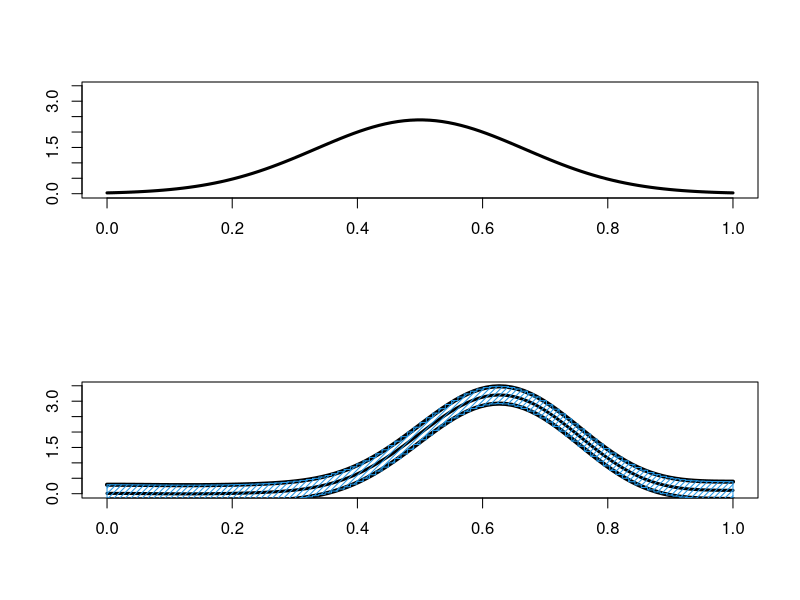
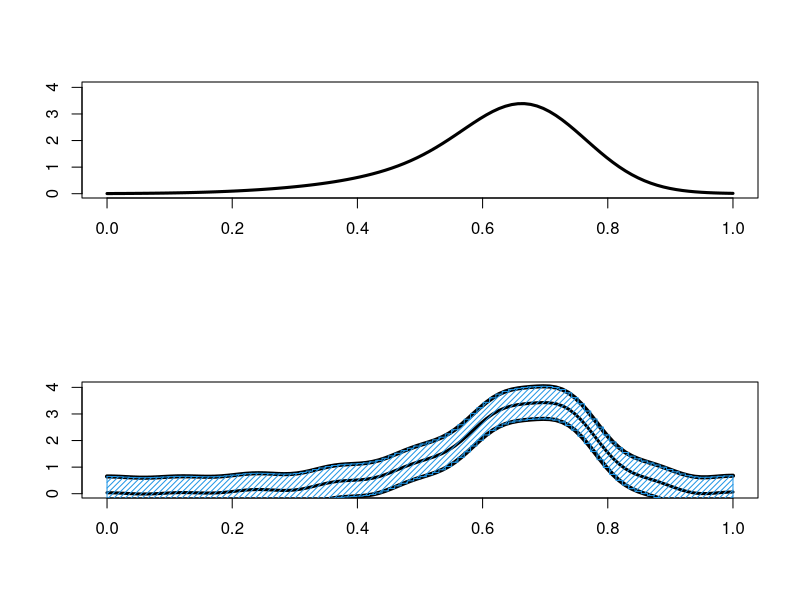
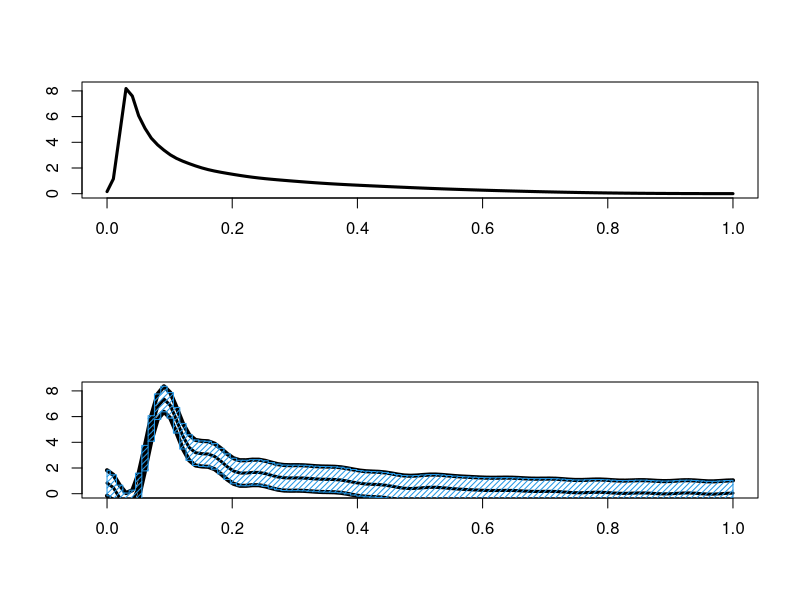
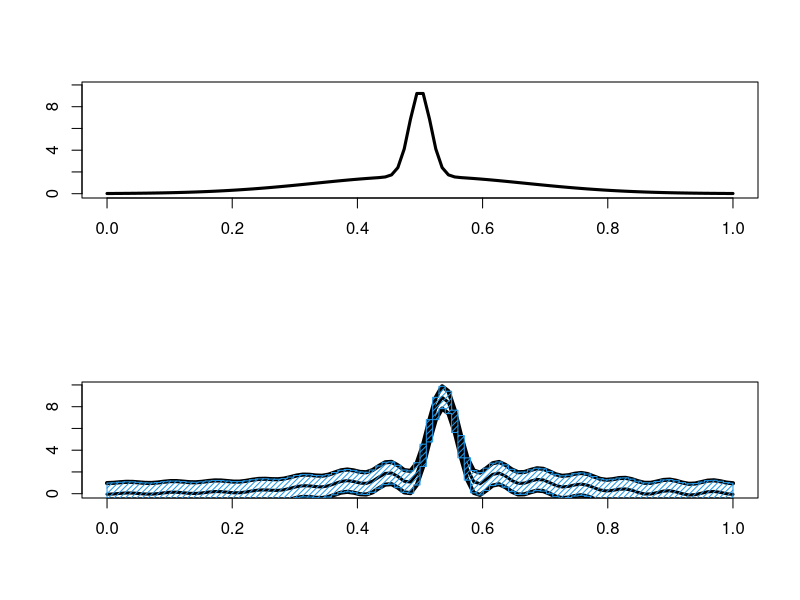
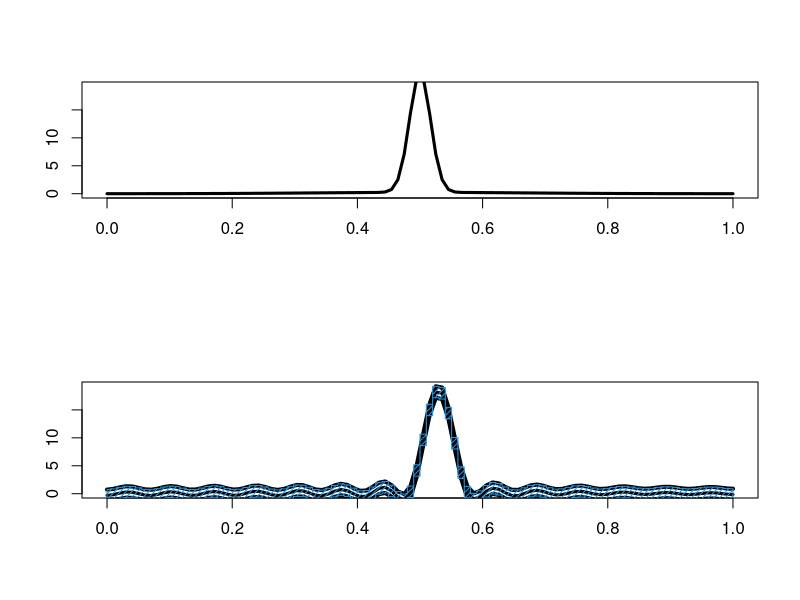
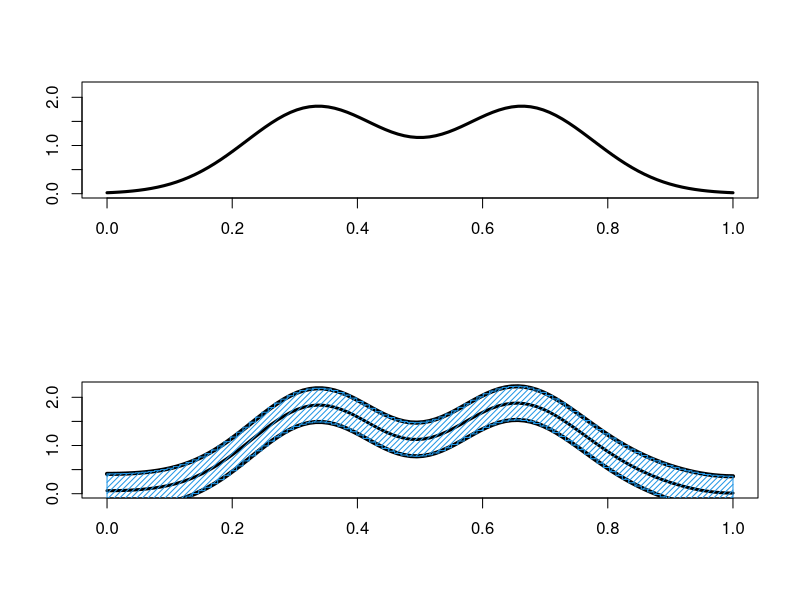
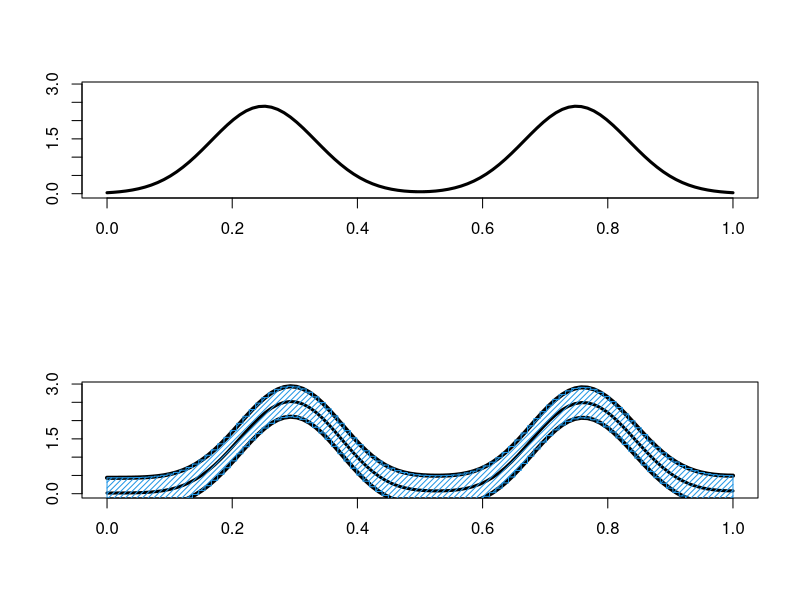
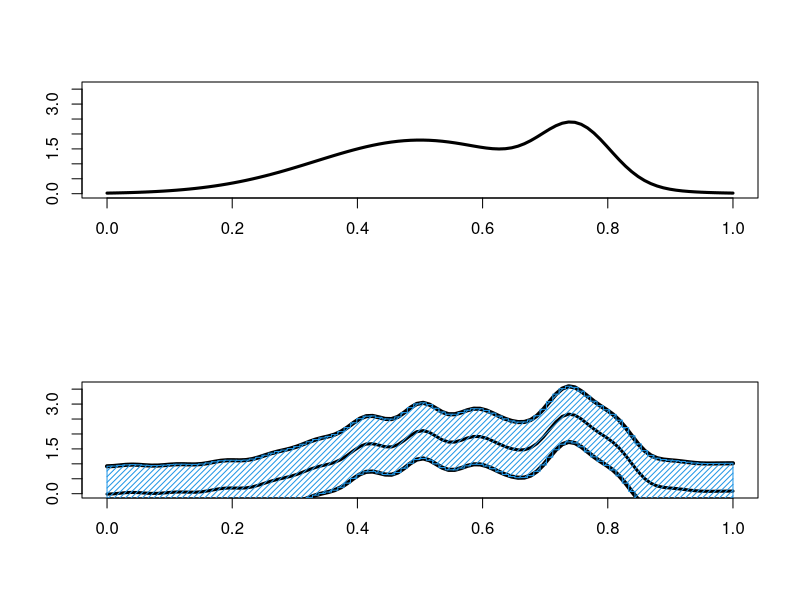

These charts were generated, in order, by the following R code:
int.fun <- function(f,x){
     n <- length(x)
     h <- diff(x)
     .5*sum(h*(f[-1]+f[-n]))
     }


react.fun <- function(x,grid,k=0,surgery=FALSE){
     n <- length(x)
     if(k==0)k <- round(n^(2/5))
     z <- rep(0,k)
     z[1]     <- 1
     sigma    <- rep(0,k)
     sigma[1] <- 0
     for(i in 2:k){
          temp     <- sqrt(2)*cos( (i-1)*pi*x)
          z[i]     <- mean(temp)
          sigma[i] <- sqrt(var(temp))
          }
     risk <- rep(0,k)
     for(i in 1:(k-1)){
          I <- 1:i
          J <- ((i+1):k)
          risk[i] <- (1/n)*sum((sigma[I])^2) + 
                     sum(pmax((z[J])^2 - (sigma[J])^2/n,0))
          }
     risk[k] <- sum(sigma^2)/n

     J <- ((1:k)[risk==min(risk)])[1]
     f <- rep(z[1],length(grid))
     for(i in 2:J){
          phi <- sqrt(2)*cos( (i-1)*pi*grid )
          f <- f + z[i]*phi
          }
     ### confidence radius     
     c <- 2*sqrt(J/n)*sqrt(qchisq(.95,J))
     if(surgery==TRUE)f[f<0] <- 0;      f <- f/int.fun(f,grid)
     u <- f+c
     l <- f-c
     if(surgery==TRUE)l[l<0] <- 0
     list(grid=grid,f=f,risk=risk,sigma=sigma,k=k,l=l,u=u)
     }








mix.dens.fun <- function(w,mu,sigma,grid){
   ###generate density for a mixture of normals
   k <- length(mu)
   out <- rep(0,length(grid))
   for(i in 1:k){
     out <- out+w[i]*dnorm(6*grid-3,mu[i],sigma[i])
     }
   return(6*out)
   }


mix.ran.fun <- function(w,mu,sigma,n){
   ###generate n observations from a mixture of normals
   ### rescale from [-3,3] to [0,1]
   k <- length(mu)
   out <- rnorm(n*k,rep(mu,rep(n,k)),rep(sigma,rep(n,k)))
   out <- matrix(out,n,k)
   index <- rep(1,n);w <- cumsum(w)
   u <- runif(n)
   for(i in 2:k){
      index[ (u>w[i-1]) & (u<=w[i])] <- i
      }
   x <- rep(0,n)
   for(i in 1:n){
      x[i] <- out[i,index[i]]
      }
   x[x<-3] <- -3
   x[x>3]  <- 3
   (x-min(x))/(max(x)-min(x))
   }


ww <- list( 1, c(1,1,3)/5, rep(1/8,8), c(2,1)/3, c(1,9)/10,
        c(1,1)/2,   c(1,1)/2,   c(3,1)/4, c(9,9,2)/20,
        c(5,1,1,1,1,1)/10, c(49/100,49/100,rep(1/350,7)),
        c(1/2,8/31,4/31,2/31,1/31,.5/31),
        c(46/100,46/100,1/300,1/300,1/300,7/300,7/300,7/300),
        2^(5-(0:5))/63, c(rep(2/7,3),rep(1/21,3)) )

mu <- list( 0, c(0,1/2,13/12), 3*((2/3)^(0:7)-1), c(0,0),
         c(0,0), c(-1,1), c(-3/2,3/2), c(0,3/2),
         c(-6/5, 6/5, 0), c(0, (0:4)/2 -1),
         c(-1,1, ((0:6)-3)/2), c(0, (-2:2)+.5),
         c(2*(0:1)-1,-(1:3)/2,(1:3)/2),
         c( (65-96*(1/2)^(0:5))/21), c( (12*(0:2)-15)/7,2*(8:10)/7))

sigma <- list( 1, c(1,2/3,5/9), (2/3)^(0:7) , c(1,1/10),
            c(1,1/10), c(2/3,2/3), c(1/2,1/2),
            c(1,1/3), c(3/5,3/5,1/4), c(1,rep(1/10,5)),
            c(2/3,2/3,rep(.01,7)), c(1,2^c(2,1,0,-1,-2)/10),
            c(2/3,2/3,.01,.01,.01,.07,.07,.07),
            (32/63)/2^(0:5), c(2/7,2/7,2/7,1/21,1/21,1/21) )


################################################################





#postscript("temp.eps",horizontal=F,onefile=F,print.it=F)
postscript("temp.ps",horizontal=F)
grid <- seq(0,1,length=100)
n <- 5000;
par(mfrow=c(2,1))
for(i in 1:15){

print(i)

x <- mix.ran.fun(ww[[i]],mu[[i]],sigma[[i]],n)


out <- react.fun(x,grid)
plot(grid,mix.dens.fun(ww[[i]],mu[[i]],sigma[[i]],grid),type="l",lwd=3,
     xlab="",ylab="",ylim=c(0,max(out$u)))
k <- length(grid)
Grid <- (grid[-1]+grid[-k])/2
Grid <- rep(Grid,rep(2,k-1))
Grid <- c(min(grid),Grid,max(grid))
u <- out$u;l <- out$l
U <- rep(u,rep(2,k))
L <- rep(l,rep(2,k))
plot(grid,u,type="l",lwd=4,xlab="",ylab="",ylim=c(0,max(u)))
lines(grid,l,type="l",lwd=4)
lines(out$grid,out$f,lwd=3)
polygon(c(Grid,rev(Grid)),c(L,rev(U)),density=25,col=4)
}

dev.off()



####galaxy data
#
#x   <- scan("a1882_25.dat")
#x   <- matrix(x,ncol=3,byrow=T)
#ra  <- x[,1]
#dec <- x[,2]
#z   <- x[,3]
#x   <- z
#x   <- x[x <= 0.2]
#x <- (x-min(x))/(max(x)-min(x))
#
#print(length(x))
#postscript("redshift.react.eps",horizontal=F,onefile=F,print.it=F)
#par(mfrow=c(2,2))
#
#out <- react.fun(x,grid,k=10)
#plot(out$grid,out$f,type="l",lwd=3,xlab="",ylab="",ylim=c(0,max(out$u)))
#lines(out$grid,out$u);lines(out$grid,out$l)
#
#out <- react.fun(x,grid,k=20)
#plot(out$grid,out$f,type="l",lwd=3,xlab="",ylab="",ylim=c(0,max(out$u)))
#lines(out$grid,out$u);lines(out$grid,out$l)
#
#out <- react.fun(x,grid,k=30)
#plot(out$grid,out$f,type="l",lwd=3,xlab="",ylab="",ylim=c(0,max(out$u)))
#lines(out$grid,out$u);lines(out$grid,out$l)
#
#out <- react.fun(x,grid,k=40)
#plot(out$grid,out$f,type="l",lwd=3,xlab="",ylab="",ylim=c(0,max(out$u)))
#lines(out$grid,out$u);lines(out$grid,out$l)
#
#
##plot(1:out$k,log(out$risk),xlab="",ylab="",type="l",lwd=3)
#dev.off()
#
